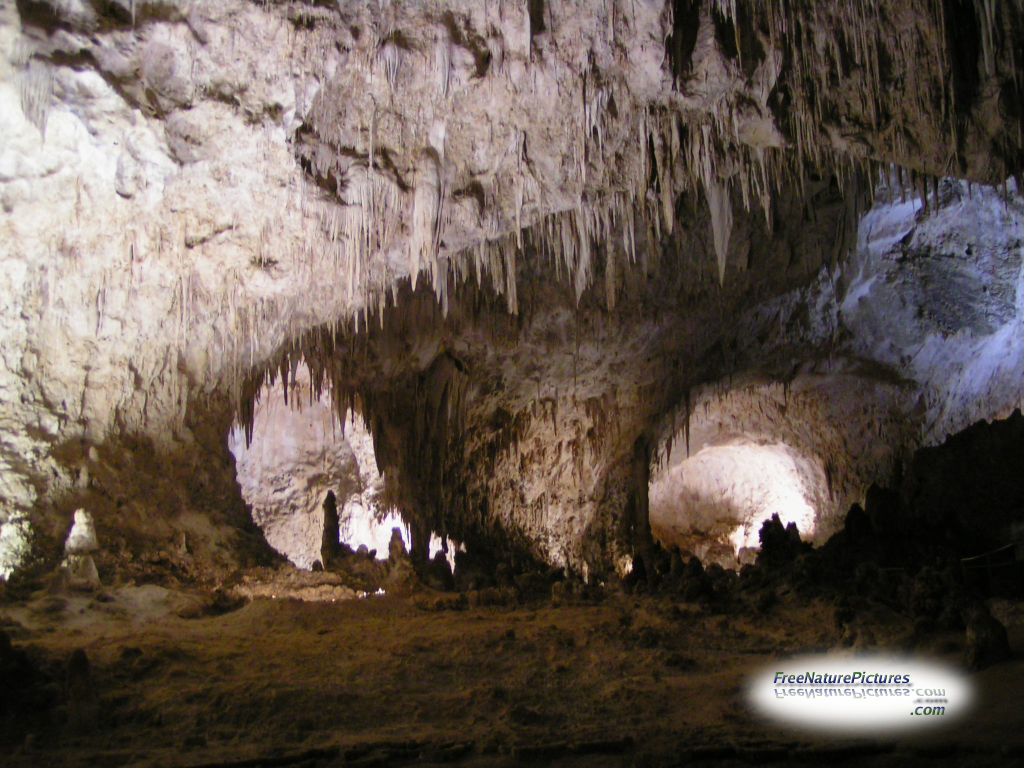
#> input picture natural_test/sun_aabzgoowomavupwl.jpg, 2048 x 1536 px, given in place of sun_bjnvwxguvylshybj.jpg, which was not available (shown at 1/2 size)
$ python KNN.py
#> lines starting #> are read from the running program, lines starting #| are printed output that depends on the picture; after the words box and inside, x2 and y2 are one past the last pixel; in counts of white or black regions, pixels touching at a corner belong together; pictures that were not available may be replaced by others from this repository, and a replacement may not be noted
### feature_extract.py
import itertools
import os

import cv2
import numpy as np
import math

import matplotlib.pyplot as plt


def cal_hist(array):
    """
    用于print直方图具体信息
    :param array: 二维矩阵
    :return: hist与bins
    """
    array = array.astype(int)
    hist, bins = np.histogram(array, 72, range=(-180 / 5, 180 / 5))

    # [8 lines of commented-out code are left out]

    return hist, bins


# [40 lines left out: function hsv_processing, not called in this run]


def zeros_location(arr1, arr2):
    shape = arr1.shape
    tmpx_0, tmpy_0 = np.where(arr1 == 0)  # 获得图像中垂直方向梯度非零坐标
    tmpx_1, tmpy_1 = np.where(arr2 == 0)  # 获得图像中水平方向梯度非零坐标
    # union = np.union1d(tmpx_0, tmp_1)  # 获得图像中两个方向梯度都不为0的坐标并集

    zeros_location = np.zeros((shape[0], shape[1]))
    zeros_location[tmpx_0, tmpy_0] = zeros_location[tmpx_0, tmpy_0] + 1
    zeros_location[tmpx_1, tmpy_1] = zeros_location[tmpx_1, tmpy_1] + 1
    tmpx_final, tmpy_final = np.where(zeros_location == 2)

    return tmpx_final, tmpy_final


def edge_dir(img):
    shape = img.shape
    img_gray = cv2.cvtColor(img, cv2.COLOR_BGR2GRAY)
    img1 = cv2.GaussianBlur(img_gray, (3, 3), 0)
    canny = cv2.Canny(img1, 50, 100)

    gradient_0 = np.gradient(canny, axis=0)  # gradient0 方向向下
    gradient_1 = np.gradient(canny, axis=1)  # gradient1 方向向右

    tmpx_final, tmpy_final = zeros_location(gradient_0, gradient_1)

    gradient_dir = np.arctan2(gradient_1, gradient_0)
    gradient_dir[tmpx_final, tmpy_final] = None
    gradient_dir = gradient_dir / math.pi * 180
    gradient_dir = np.floor(gradient_dir / 5)
    # print(gradient_dir)
    gradient_dir = gradient_dir.astype(int)

    hist, bins = cal_hist(gradient_dir)  # print histogram information

    n_p = shape[0] * shape[1]  # total pixels number
    n_e = sum(hist)  # edge pixels number
    cnt = n_p - n_e  # the number of pixels that didn’t contribute to an edge

    # print('total pixels number\edge pixels number\\not edge pixels number:', n_p, n_e, cnt)

    hist = hist / n_e
    hist = np.append(hist, cnt / n_p)

    return hist


def cal_connection_areas(input_arr):
    num_objects, labels = cv2.connectedComponents(input_arr, connectivity=8)
    # print(num_objects)

    areas = np.zeros(num_objects, dtype=int)

    for row in range(labels.shape[0]):
        for col in range(labels.shape[1]):
            index_val = labels[row, col]
            if index_val != 0:
                areas[index_val] += 1

    # threshold = 0.001 * input_arr.shape[0] * input_arr.shape[1]
    threshold = 10  # 0.1%太大了，没有那么大的相干面积
    # print(threshold)

    vector = [0, 0]  # 第一个代表相干edge pixels总数， 第二个代表不相干edge pixels总数
    for area in areas:
        if area >= threshold:
            vector[0] += area
            # print("area", area)
        else:
            vector[1] += area
            # print(area)

    # cv2.waitKey(100)

    return vector


def coherence_vector(img):
    shape = img.shape
    img_gray = cv2.cvtColor(img, cv2.COLOR_BGR2GRAY)
    img1 = cv2.GaussianBlur(img_gray, (3, 3), 0)
    canny = cv2.Canny(img1, 50, 100)

    gradient_0 = np.gradient(canny, axis=0)  # gradient0 方向向下
    gradient_1 = np.gradient(canny, axis=1)  # gradient1 方向向右

    tmpx_final, tmpy_final = zeros_location(gradient_0, gradient_1)

    gradient_dir = np.arctan2(gradient_1, gradient_0)
    gradient_dir[tmpx_final, tmpy_final] = -37
    gradient_dir = gradient_dir / math.pi * 180
    gradient_dir = np.floor(gradient_dir / 5)
    # print(gradient_dir)
    gradient_dir = gradient_dir.astype(int)

    # plt.figure()
    # plt.imshow(gradient_dir, cmap=plt.cm.gray)

    vector_list = [(0, 0)] * 72  # 第一个代表相干edge pixels总数， 第二个代表不相干edge pixels总数
    # print()
    # print(len(vector_list))

    for i in range(-36, 36):
        tmpx_dir, tmpy_dir = np.where(gradient_dir == i)  # 选取第i个bin中所有的像素
        total_dir_pixel = len(tmpx_dir)
        if total_dir_pixel > 0:
            tmp_img = np.zeros((shape[0], shape[1]), 'uint8')
            tmp_img[tmpx_dir, tmpy_dir] = 255
            # print()
            # print("i:", i)

            vec = cal_connection_areas(tmp_img)

            vector_list[int(i + 36)] = vec

            # [5 lines of commented-out code are left out]

    return vector_list


# [110 lines left out: functions coherence_vector_plot, histogram_plot, not called in this run]


# [18 lines that do not run on import are left out]

### KNN.py
import operator
import time

import cv2
import numpy as np

from feature_extract import edge_dir, coherence_vector

X_test = []
Y_train = []
Y_test = []

XX_train = np.loadtxt(open("XX_train_1000.csv", "rb"), delimiter=",", skiprows=0)
#> (reads XX_train_1000.csv from the repository)

for i in range(500):
    Y_train.append("manmade")

for i in range(500):
    Y_train.append("natural")

for i in range(250):
    Y_test.append("manmade")

for i in range(250):
    Y_test.append("natural")

with open("manmade_test.txt", "r") as f:
#> (reads manmade_test.txt from the repository)
    manmadetest = f.read().splitlines()

for i in range(250):
    X_test.append(manmadetest[i])

with open("natural_test.txt", "r") as f:
#> (reads natural_test.txt from the repository)
    naturaltest = f.read().splitlines()

for i in range(250):
    X_test.append(naturaltest[i])

XX_test = []
for i in X_test:
    # 读取图像
    # print i
    image = cv2.imread(i)
#> image is the input picture: shape (1536, 2048, 3); mean B, G, R 77.7, 86.5, 99

    # 图像像素大小一致
    img = cv2.resize(image, (400, 400),
                     interpolation=cv2.INTER_CUBIC)

    # 计算图像直方图并存储至X数组
    hist = edge_dir(img)
#> in edge_dir, `img_gray = cv2.cvtColor(img, cv2.COLOR_BGR2GRAY)`:
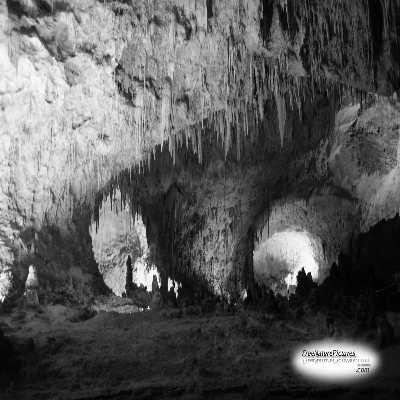
#> img_gray: shape (400, 400); min 0, max 255, mean 89.2
#> in edge_dir, `canny = cv2.Canny(img1, 50, 100)`:
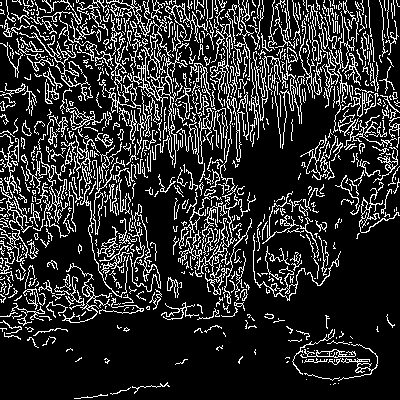
#> canny: shape (400, 400); 17.7% white in thin lines or dots
#> in edge_dir, `gradient_0 = np.gradient(canny, axis=0)`:
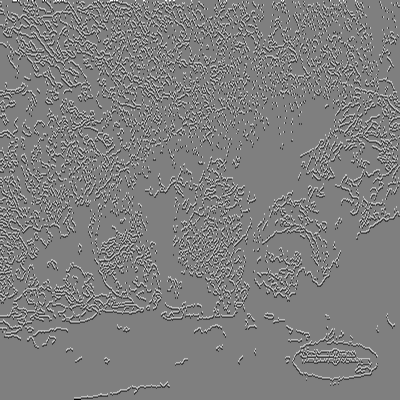
#> gradient_0: shape (400, 400) float64; min -255, max 255, mean -0.1; drawn with min black and max white
#> in edge_dir, `gradient_1 = np.gradient(canny, axis=1)`:
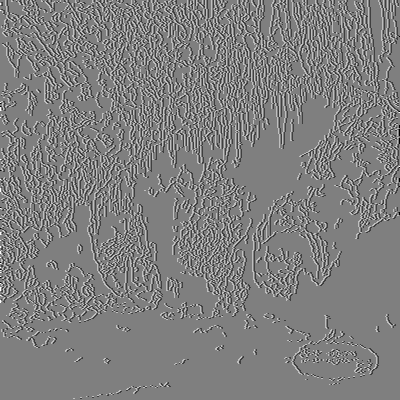
#> gradient_1: shape (400, 400) float64; min -255, max 255, mean -0.1; drawn with min black and max white
#> in zeros_location, `zeros_location[tmpx_0, tmpy_0] = zeros_location[tmpx_0, tmpy_0] + 1`: zeros_location: shape (400, 400) float64; values 0 (black) and 1 (white), 78.1% white; black in thin lines or dots
#> in zeros_location, `zeros_location[tmpx_1, tmpy_1] = zeros_location[tmpx_1, tmpy_1] + 1`:
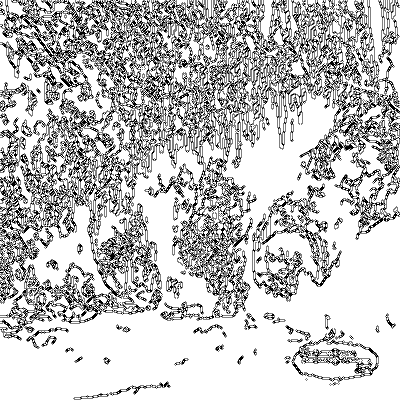
#> zeros_location: shape (400, 400) float64; min 0, max 2, mean 1.51; drawn with min black and max white
#> in cal_hist, `hist, bins = np.histogram(array, 72, range=(-180 / 5, 180 / 5))`: hist = 72 values, max 11684 at index 18, min 0 at index 0, mean 811; bins = 73 values from -36 to 36
#> in edge_dir, `n_e = sum(hist)`: n_e = 58392
#> in edge_dir, `cnt = n_p - n_e`: cnt = 101608
#> in edge_dir, `hist = hist / n_e`: hist = 72 values, max 0.2 at index 18, min 0 at index 0, mean 0.0139
#> in edge_dir, `hist = np.append(hist, cnt / n_p)`: hist = 73 values, max 0.635 at index 72, min 0 at index 0, mean 0.0224
    hist = 1000 * hist
#> hist = 73 values, max 635 at index 72, min 0 at index 0, mean 22.4
    vector = coherence_vector(img)
#> in coherence_vector, `gradient_dir[tmpx_final, tmpy_final] = -37`:
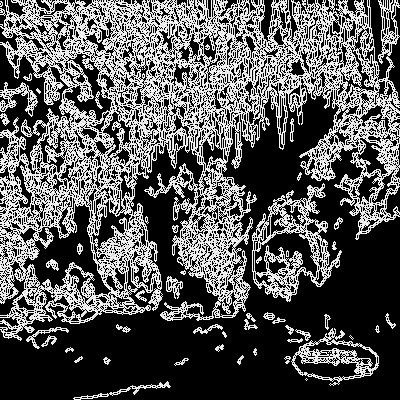
#> gradient_dir: shape (400, 400) float64; min -37, max 3.14, mean -23.33; drawn with min black and max white
#> the loop in coherence_vector, `for i in range(-36, 36):` made 72 passes
#> total_dir_pixel on passes 1 to 12: 0, 0, 0, 0, 0, 0, 0, 0, 0, 4374, 0, 0
#> (tmpx_dir, tmpy_dir, total_dir_pixel) on passes 13, 24, 31, 42, 49: ([125, 129, 138, 167], [399, 399, 399, 399], 4), ([111, 127, 170, 181, 214, 228], [399, 399, 0, 399, 399, 0], 6), ([0, 0, 0, 0, 0, 0, 0, 0], [13, 32, 64, 116, 135, 219, 281, 330], 8), ([0, 0, 0, 0, 0, 0, 0, 0], [16, 27, 60, 112, 117, 170, 174, 283], 8), ([4, 102, 159, 218, 240, 247, 257, 272, 276, 290], [0, 0, 0, 0, 0, 0, 0, 0, 0, 0], 10)
#> after the loop in coherence_vector, `for i in range(-36, 36):`:
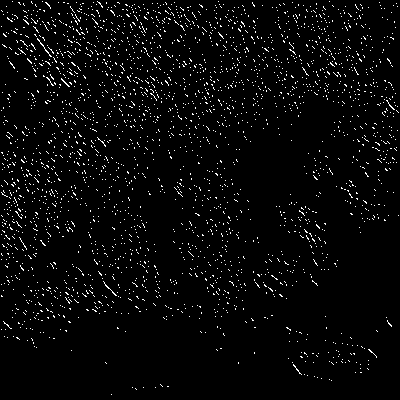
#> tmp_img: shape (400, 400); 3.3% white in thin lines or dots
#> after the loop in coherence_vector, `for i in range(-36, 36):`: vector_list = 72 pairs, first value 0 to 956, second value 0 to 10774
#> vector has the same summary as vector_list in coherence_vector
    vector = [x for y in vector for x in y]
#> vector = 144 values, max 10774 at index 37, min 0 at index 0, mean 350.1
    vector1 = np.asarray(vector)
#> vector1 has the same summary as vector
    hist1 = np.append(hist, vector1)
#> hist1 = 217 values, max 10774 at index 110, min 0 at index 0, mean 239.9
    max = np.max(hist1)
#> max = 10774
    min = np.min(hist1)
#> min = 0
    hist2 = []
    for j in hist1:
        k = (j - min) / (max - min)  # 归一化
        hist2.append(k)
#> this loop made 217 passes
#> (j, k) on passes 2 to 4: (0, 0), (0, 0), (0, 0)
#> after the loop, hist2 = 217 values, max 1 at index 110, min 0 at index 0, mean 0.0223
    hist3 = np.asarray(hist2)
#> hist3 has the same summary as hist2
    XX_test.append((hist3.flatten()))
#> pass 2 of the loop `for i in X_test:`:
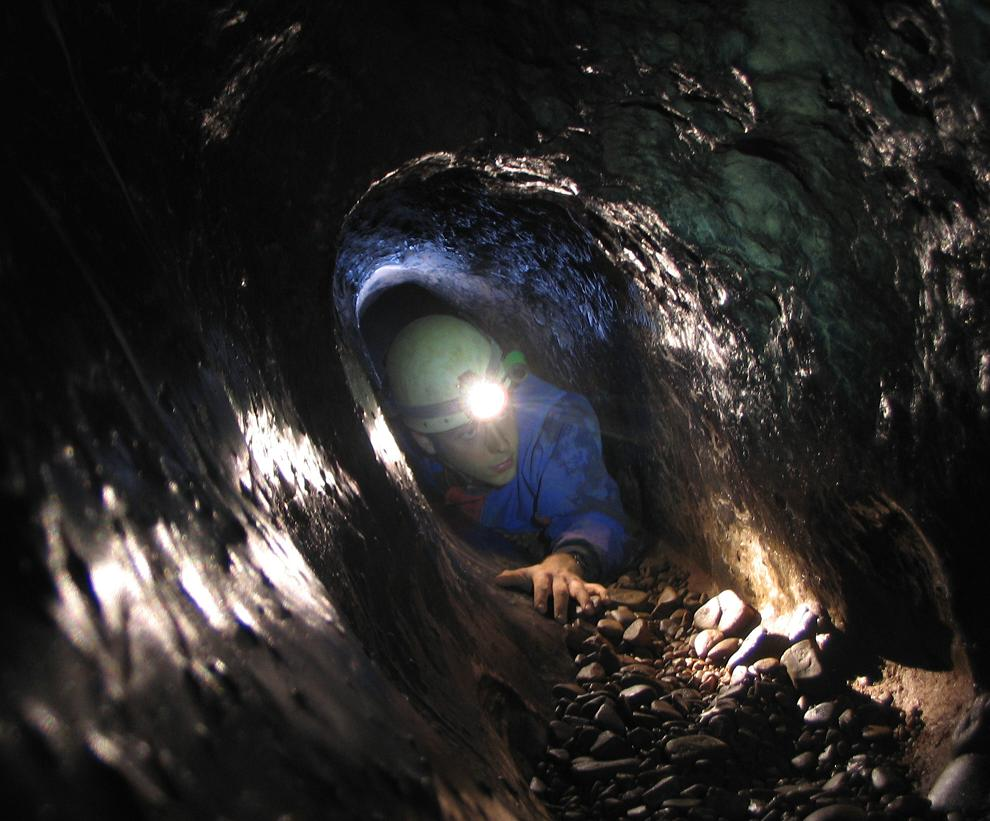
#> input picture natural_test/sun_abaathvjsmddcbvm.jpg, 990 x 821 px, given in place of sun_aqmgliovxqydneca.jpg, which was not available
#> image is the input picture: shape (821, 990, 3); mean B, G, R 39.8, 40.8, 43.3
#> in edge_dir (call 2), `canny = cv2.Canny(img1, 50, 100)`:
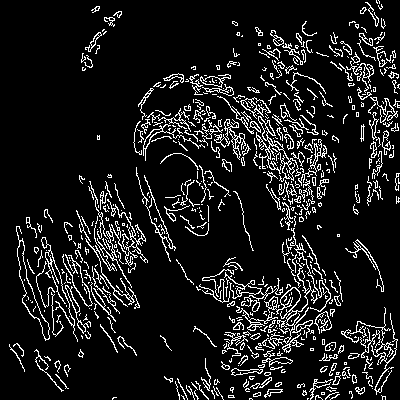
#> canny: shape (400, 400); 10.6% white in thin lines or dots
#> in edge_dir (call 2), `hist, bins = cal_hist(gradient_dir)`: hist = 72 values, max 6025 at index 54, min 0 at index 0, mean 501.9
#> n_e = 36138
#> cnt = 123862
#> in edge_dir (call 2), `hist = hist / n_e`: hist = 72 values, max 0.167 at index 54, min 0 at index 0, mean 0.0139
#> in edge_dir (call 2), `hist = np.append(hist, cnt / n_p)`: hist = 73 values, max 0.774 at index 72, min 0 at index 0, mean 0.0243
#> `hist = 1000 * hist`: hist = 73 values, max 774.1 at index 72, min 0 at index 0, mean 24.3
#> the loop in coherence_vector (call 2), `for i in range(-36, 36):` made 72 passes
#> (tmpx_dir, tmpy_dir, total_dir_pixel, num_objects in cal_connection_areas, vec) on passes 6, 13, 24, 31: ([399, 399, 399, 399, 399, 399, 399], [113, 198, 250, 308, 311, 326, 331], 7, 8, [0, 7]), ([85, 174, 199, 202], [399, 399, 399, 399], 4, 5, [0, 4]), ([87, 181, 197, 200], [399, 399, 399, 399], 4, 5, [0, 4]), ([0], [379], 1, 2, [0, 1])
#> after the loop in coherence_vector (call 2), `for i in range(-36, 36):`:
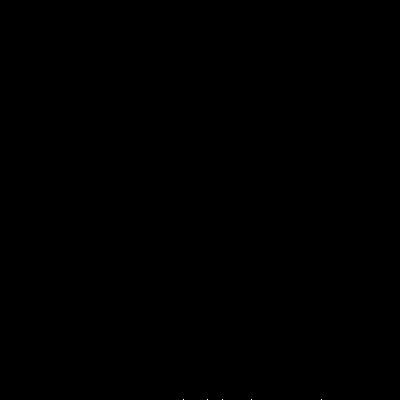
#> tmp_img: shape (400, 400); 0% white in thin lines or dots, all inside (x1, y1, x2, y2) = (183, 399, 322, 400)
#> after the loop in coherence_vector (call 2), `for i in range(-36, 36):`: vector_list = 72 pairs, first value 0 to 1115, second value 0 to 5883
#> `vector = coherence_vector(img)`: vector has the same summary as vector_list in coherence_vector
#> `vector = [x for y in vector for x in y]`: vector = 144 values, max 5883 at index 109, min 0 at index 0, mean 217.5
#> vector1 has the same summary as vector
#> hist1 = 217 values, max 5883 at index 182, min 0 at index 0, mean 152.5
#> max = 5883
#> the loop `for j in hist1:` made 217 passes
#> after the loop `for j in hist1:`: hist2 = 217 values, max 1 at index 182, min 0 at index 0, mean 0.0259
#> hist3 has the same summary as hist2
#> (the run stopped early here; a loop or call above may not have finished)
